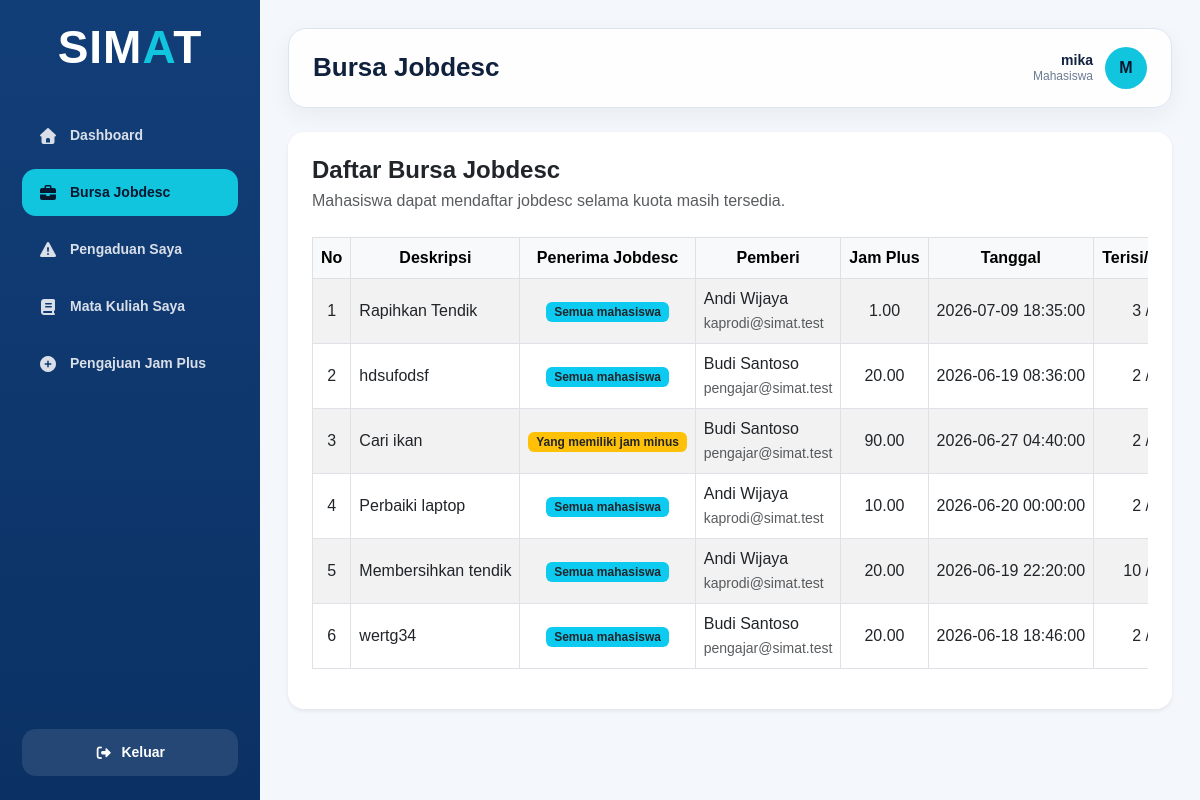
Screenshot of /transaksi/bursa_jobdesc/index.php (signed in) with the database file from the repository.
### tables this page shows
CREATE TABLE `detail_pengguna_pada_bursa_jobdesc` (
  `id_detail_pengguna_pada_bursa_jobdesc` int NOT NULL,
  `id_bursa_jobdesc` int NOT NULL,
  `id_pengguna` int NOT NULL,
  `peran_pengguna` enum('Pemberi','Penerima') NOT NULL
);

CREATE TABLE `bursa_jobdesc` (
  `id_bursa_jobdesc` int NOT NULL,
  `deskripsi_jobdesc` text NOT NULL,
  `penerima_jobdesc` enum('Semua mahasiswa','Yang memiliki jam minus') NOT NULL DEFAULT 'Semua mahasiswa',
  `jam_plus` decimal(6,2) NOT NULL,
  `tanggal_pemberian_jobdesc` datetime NOT NULL,
  `jumlah_mahasiswa_diperlukan` int NOT NULL,
  `jumlah_mahasiswa_mengambil` int NOT NULL DEFAULT '0',
  `bukti_selesai_url` varchar(2048) DEFAULT NULL,
  `status_jobdesc` enum('Dibuka','Dikerjakan','Selesai') DEFAULT 'Dibuka'
);

CREATE TABLE `pengguna` (
  `id_pengguna` int NOT NULL,
  `id_mahasiswa` int DEFAULT NULL,
  `id_pengajar` int DEFAULT NULL,
  `username` varchar(50) NOT NULL,
  `password` varchar(255) NOT NULL,
  `role` enum('Mahasiswa','Pengajar','PIC Tata Tertib','PIC Aset Fasilitas','PIC Kemahasiswaan','Kepala Prodi') NOT NULL,
  `status_akun` enum('Aktif','Tidak Aktif') DEFAULT 'Aktif'
);

### config/function.php (called while the page is built, shortened)
<?php
function aman($data)
{
    return htmlspecialchars($data ?? '', ENT_QUOTES, 'UTF-8');
}
?>

### transaksi/bursa_jobdesc/index.php (the view, shortened to what this page needs)
<?php
require_once "../../config/koneksi.php";
require_once "../../config/function.php";
$role = $_SESSION['role'] ?? '';
$active_menu = "bursa_jobdesc";
$data_bursa_jobdesc = [];
$query = mysqli_query($koneksi, "CALL usp_select_bursa_jobdesc()");
if ($query) {
    while ($row = mysqli_fetch_assoc($query)) {
        $data_bursa_jobdesc[] = $row;
    }
    mysqli_next_result($koneksi);
}
if ($role == "Mahasiswa") {
    foreach ($data_bursa_jobdesc as $index => $jobdesc) {
        $stmt_cek = mysqli_prepare($koneksi, "
            SELECT peran_pengguna
            FROM detail_pengguna_pada_bursa_jobdesc
            WHERE id_bursa_jobdesc = ?
            AND id_pengguna = ?
            LIMIT 1
        ");
        mysqli_stmt_bind_param(
            $stmt_cek,
            "ii",
            $jobdesc['id_bursa_jobdesc'],
            $_SESSION['id_pengguna']
        );
        mysqli_stmt_execute($stmt_cek);
        $result_cek = mysqli_stmt_get_result($stmt_cek);
        $cek = mysqli_fetch_assoc($result_cek);
        $data_bursa_jobdesc[$index]['peran_saya'] = $cek['peran_pengguna'] ?? '';
        $data_bursa_jobdesc[$index]['sudah_daftar'] = !empty($cek);
    }
}
require_once "../../includes/dashboard_header.php";
require_once "../../includes/sidebar.php";
?>
<main class="main-content">
    <div class="topbar">
        <h1 class="page-title">Bursa Jobdesc</h1>
        <div class="user-info">
            <div class="user-detail">
                <div class="user-name"><?= aman($_SESSION['username']); ?></div>
                <div class="user-role"><?= aman($_SESSION['role']); ?></div>
            </div>
            <div class="user-avatar">
                <?= strtoupper(substr($_SESSION['username'], 0, 1)); ?>
            </div>
        </div>
    </div>
    <div class="content-wrapper">
        <div class="card border-0 shadow-sm rounded-4">
            <div class="card-body p-4">
                <div class="d-flex flex-column flex-md-row justify-content-between align-items-md-center mb-4 gap-3">
                    <div>
                        <h4 class="fw-bold mb-1">Daftar Bursa Jobdesc</h4>
                        <p class="text-muted mb-0">
                            Mahasiswa dapat mendaftar jobdesc selama kuota masih tersedia.
                        </p>
                    </div>
                </div>
                <div class="table-responsive">
                    <table id="myTable" class="table table-hover table-bordered table-striped align-middle text-nowrap" border="1">
                        <thead class="table-light">
                            <tr>
                                <th style="width: 60px;" class="text-center">No</th>
                                <th class="text-center">Deskripsi</th>
                                <th class="text-center">Penerima Jobdesc</th>
                                <th class="text-center">Pemberi</th>
                                <th class="text-center">Jam Plus</th>
                                <th class="text-center">Tanggal</th>
                                <th class="text-center">Terisi/Kuota</th>
                            </tr>
                        </thead>
                        <tbody>
                            <?php if (count($data_bursa_jobdesc) > 0) { ?>
                                <?php $no = 1; ?>
                                <?php foreach ($data_bursa_jobdesc as $jobdesc) { ?>
                                    <tr>
                                        <td class="text-center"><?= $no++; ?></td>
                                        <td><?= aman($jobdesc['deskripsi_jobdesc']); ?></td>
                                        <td class="text-center">
                                            <?php if ($jobdesc['penerima_jobdesc'] == "Semua mahasiswa") { ?>
                                                <span class="badge bg-info text-dark">Semua mahasiswa</span>
                                            <?php } else { ?>
                                                <span class="badge bg-warning text-dark">Yang memiliki jam minus</span>
                                            <?php } ?>
                                        </td>
                                        <td>
                                            <?= aman($jobdesc['nama_pemberi'] ?? '-'); ?><br>
                                            <small class="text-muted">
                                                <?= aman($jobdesc['username_pemberi'] ?? '-'); ?>
                                            </small>
                                        </td>
                                        <td class="text-center"><?= aman($jobdesc['jam_plus']); ?></td>
                                        <td><?= aman($jobdesc['tanggal_pemberian_jobdesc']); ?></td>
                                        <td class="text-center">
                                            <?= aman($jobdesc['jumlah_mahasiswa_mengambil'] ?? '0'); ?>
                                        </td>
                                    </tr>
                                <?php } ?>
                            <?php } ?>
                        </tbody>
                    </table>
                </div>
            </div>
        </div>
    </div>
</main>
<?php require_once "../../includes/dashboard_footer.php"; ?>

### includes/dashboard_header.php (shortened to what this page needs)
<!doctype html>
<html lang="id">
<head>
    <link rel="stylesheet" href="/SIMAT/assets/vendor/bootstrap/css/bootstrap.min.css">
    <link rel="stylesheet" href="/SIMAT/assets/vendor/fontawesome/css/all.min.css">
    <link rel="stylesheet" href="/SIMAT/assets/vendor/datatables/datatables.min.css">
    <link rel="stylesheet" href="/SIMAT/assets/css/dashboard.css?v=12">
</head>
<body>

### includes/sidebar.php (shortened to what this page needs)
<?php
$active_menu = $active_menu ?? "";
$role = $_SESSION['role'] ?? "";
$dashboard_link = "/SIMAT/dashboard/dashboard_mahasiswa.php";
?>
<aside class="sidebar">
    <div class="sidebar-brand">
        <div class="brand-title">SIM<span>A</span>T</div>
    </div>
    <nav class="sidebar-menu">
        <a href="<?= $dashboard_link; ?>" class="menu-link <?= $active_menu == 'dashboard' ? 'active' : ''; ?>">
            <i class="fa-solid fa-house"></i>
            <span>Dashboard</span>
        </a>
        <?php if ($role != "") { ?>
        <a href="/SIMAT/transaksi/bursa_jobdesc/index.php" class="menu-link <?= $active_menu == 'bursa_jobdesc' ? 'active' : ''; ?>">
            <i class="fa-solid fa-briefcase"></i>
            <span>Bursa Jobdesc</span>
        </a>
        <?php } ?>
        <?php if ($role == "Mahasiswa") { ?>
            <a href="/SIMAT/transaksi/pengaduan_kerusakan_fasilitas/index.php" class="menu-link <?= $active_menu == 'pengaduan_fasilitas' ? 'active' : ''; ?>">
                <i class="fa-solid fa-triangle-exclamation"></i>
                <span>Pengaduan Saya</span>
            </a>
            <a href="/SIMAT/transaksi/mata_kuliah_saya/index.php" class="menu-link <?= $active_menu == 'mata_kuliah_saya' ? 'active' : ''; ?>">
                <i class="fa-solid fa-book"></i>
                <span>Mata Kuliah Saya</span>
            </a>
            <a href="/SIMAT/transaksi/pengajuan_jam_plus/index.php" class="menu-link <?= $active_menu == 'pengajuan_jam_plus' ? 'active' : ''; ?>">
                <i class="fa-solid fa-circle-plus"></i>
                <span>Pengajuan Jam Plus</span>
            </a>
        <?php } ?>
    </nav>
    <div class="sidebar-footer">
        <a href="/SIMAT/logout.php" class="logout-btn">
            <i class="fa-solid fa-right-from-bracket"></i>
            <span>Keluar</span>
        </a>
    </div>
</aside>

### includes/dashboard_footer.php (shortened to what this page needs)
</body>
</html>

### assets/css/dashboard.css (style rules this page uses)
:root { --primary: #123e78; --primary-dark: #0b3164; --accent: #12c5df; --bg: #f4f7fb; --text: #10213d; --muted: #6c7a91; --white: #ffffff; --border: #dbe5f1; }
* { box-sizing: border-box; }
html, body { width: 100%; min-height: 100%; margin: 0; font-family: Arial, sans-serif; background: var(--bg); color: var(--text); overflow-x: hidden; scrollbar-width: none; -ms-overflow-style: none; }
.sidebar { width: 260px; height: 100vh; position: fixed; top: 0; background: linear-gradient(180deg, var(--primary), var(--primary-dark)); padding: 24px 22px; display: flex; flex-direction: column; color: var(--white); overflow-y: auto; scrollbar-width: none; -ms-overflow-style: none; }
.sidebar-brand { margin-bottom: 42px; display: flex; justify-content: center; align-items: center; }
.brand-title { font-size: 46px; line-height: 1; font-weight: 800; letter-spacing: 1px; color: var(--white); }
.brand-title span { color: var(--accent); }
.sidebar-menu { display: flex; flex-direction: column; gap: 10px; }
.menu-link { display: flex; align-items: center; gap: 12px; color: rgba(255, 255, 255, 0.84); text-decoration: none; padding: 13px 16px; border-radius: 14px; font-size: 14px; font-weight: 700; transition: 0.2s; }
.menu-link i { width: 20px; text-align: center; font-size: 16px; }
.menu-link.active { background: var(--accent); color: #04172f; }
.sidebar-footer { margin-top: auto; padding-top: 18px; }
.logout-btn { display: flex; align-items: center; justify-content: center; gap: 9px; width: 100%; padding: 13px 16px; background: rgba(255, 255, 255, 0.10); color: var(--white); border-radius: 14px; text-decoration: none; font-size: 14px; font-weight: 700; transition: 0.2s; }
.main-content { min-width: 0; margin-left: 260px; min-height: 100vh; padding: 28px; overflow-x: hidden; }
.topbar { min-height: 76px; background: rgba(255, 255, 255, 0.9); border: 1px solid var(--border); border-radius: 18px; padding: 18px 24px; display: flex; align-items: center; justify-content: space-between; gap: 18px; box-shadow: 0 8px 25px rgba(16, 33, 61, 0.05); }
.page-title { margin: 0; font-size: 26px; font-weight: 800; }
.user-info { display: flex; align-items: center; gap: 12px; min-width: max-content; }
.user-detail { line-height: 1.2; text-align: right; }
.user-name { font-size: 14px; font-weight: 700; }
.user-role { font-size: 12px; color: var(--muted); }
.user-avatar { width: 42px; height: 42px; border-radius: 50%; background: var(--accent); color: #04172f; display: flex; align-items: center; justify-content: center; font-weight: 800; }
.content-wrapper { margin-top: 24px; }

### rows the page displays
detail_pengguna_pada_bursa_jobdesc: id_bursa_jobdesc.deskripsi_jobdesc "Rapihkan Tendik", shows "Semua mahasiswa", nama_pemberi "Andi Wijaya", id_pengguna.username "kaprodi@simat.test", id_bursa_jobdesc.jam_plus "1.00", id_bursa_jobdesc.tanggal_pemberian_jobdesc "2026-07-09 18:35:00", id_bursa_jobdesc.jumlah_mahasiswa_mengambil "3"
detail_pengguna_pada_bursa_jobdesc: id_bursa_jobdesc.deskripsi_jobdesc "hdsufodsf", shows "Semua mahasiswa", nama_pemberi "Budi Santoso", id_pengguna.username "pengajar@simat.test", id_bursa_jobdesc.jam_plus "20.00", id_bursa_jobdesc.tanggal_pemberian_jobdesc "2026-06-19 08:36:00", id_bursa_jobdesc.jumlah_mahasiswa_mengambil "2"
detail_pengguna_pada_bursa_jobdesc: id_bursa_jobdesc.deskripsi_jobdesc "Cari ikan", shows "Yang memiliki jam minus", nama_pemberi "Budi Santoso", id_pengguna.username "pengajar@simat.test", id_bursa_jobdesc.jam_plus "90.00", id_bursa_jobdesc.tanggal_pemberian_jobdesc "2026-06-27 04:40:00", id_bursa_jobdesc.jumlah_mahasiswa_mengambil "2"
detail_pengguna_pada_bursa_jobdesc: id_bursa_jobdesc.deskripsi_jobdesc "Perbaiki laptop", shows "Semua mahasiswa", nama_pemberi "Andi Wijaya", id_pengguna.username "kaprodi@simat.test", id_bursa_jobdesc.jam_plus "10.00", id_bursa_jobdesc.tanggal_pemberian_jobdesc "2026-06-20 00:00:00", id_bursa_jobdesc.jumlah_mahasiswa_mengambil "2"
detail_pengguna_pada_bursa_jobdesc: id_bursa_jobdesc.deskripsi_jobdesc "Membersihkan tendik", shows "Semua mahasiswa", nama_pemberi "Andi Wijaya", id_pengguna.username "kaprodi@simat.test", id_bursa_jobdesc.jam_plus "20.00", id_bursa_jobdesc.tanggal_pemberian_jobdesc "2026-06-19 22:20:00", id_bursa_jobdesc.jumlah_mahasiswa_mengambil "10"
detail_pengguna_pada_bursa_jobdesc: id_bursa_jobdesc.deskripsi_jobdesc "wertg34", shows "Semua mahasiswa", nama_pemberi "Budi Santoso", id_pengguna.username "pengajar@simat.test", id_bursa_jobdesc.jam_plus "20.00", id_bursa_jobdesc.tanggal_pemberian_jobdesc "2026-06-18 18:46:00", id_bursa_jobdesc.jumlah_mahasiswa_mengambil "2"

### other values shown
aman($_SESSION['username']) "mika"
aman($_SESSION['role']) "Mahasiswa"
substr($_SESSION['username'], 0, 1) "M"
